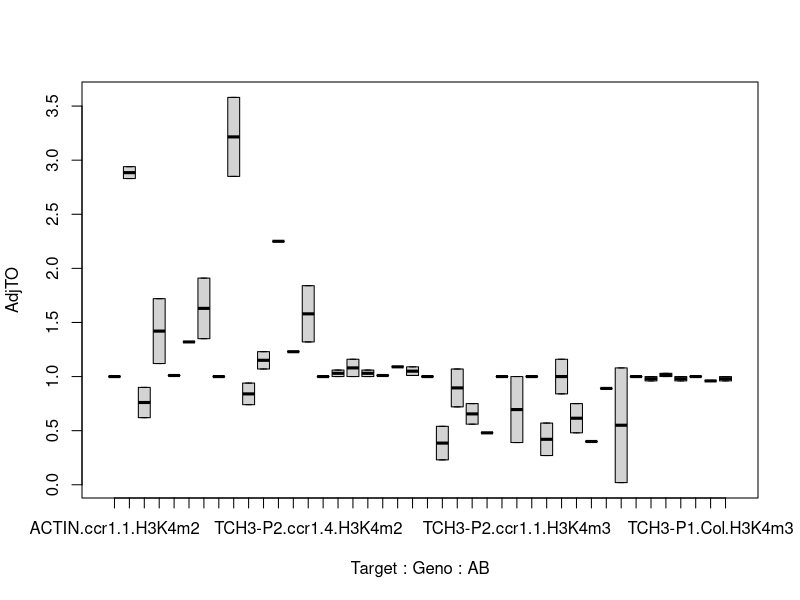

This chart was generated by the following R code:
## ---- chunk 1
chip <- read.csv("chip_qpcr_cazzonelli_adj.csv")
summary(chip)
boxplot(AdjTO~Target*Geno*AB, data=chip)
targets = list()
aovs = list()
for (i in 1:length(levels(chip$Target))) {
  for (j in 1:length(levels(chip$AB))) {
    idx = i * j  
    target = levels(chip$Target)[i]
    ab = levels(chip$AB)[j]
    tab =  chip[chip$Target == target & chip$AB==ab,]
    grp = paste(target, ab)
    print(grp)
    print(summary(tab))
#     av = aov(AdjTO~Geno, data=tab)
#     print(summary(av))
#     print(TukeyHSD(av))
#     boxplot(AdjTO~Geno, data=tab)
#     title(grp)
  }
}
